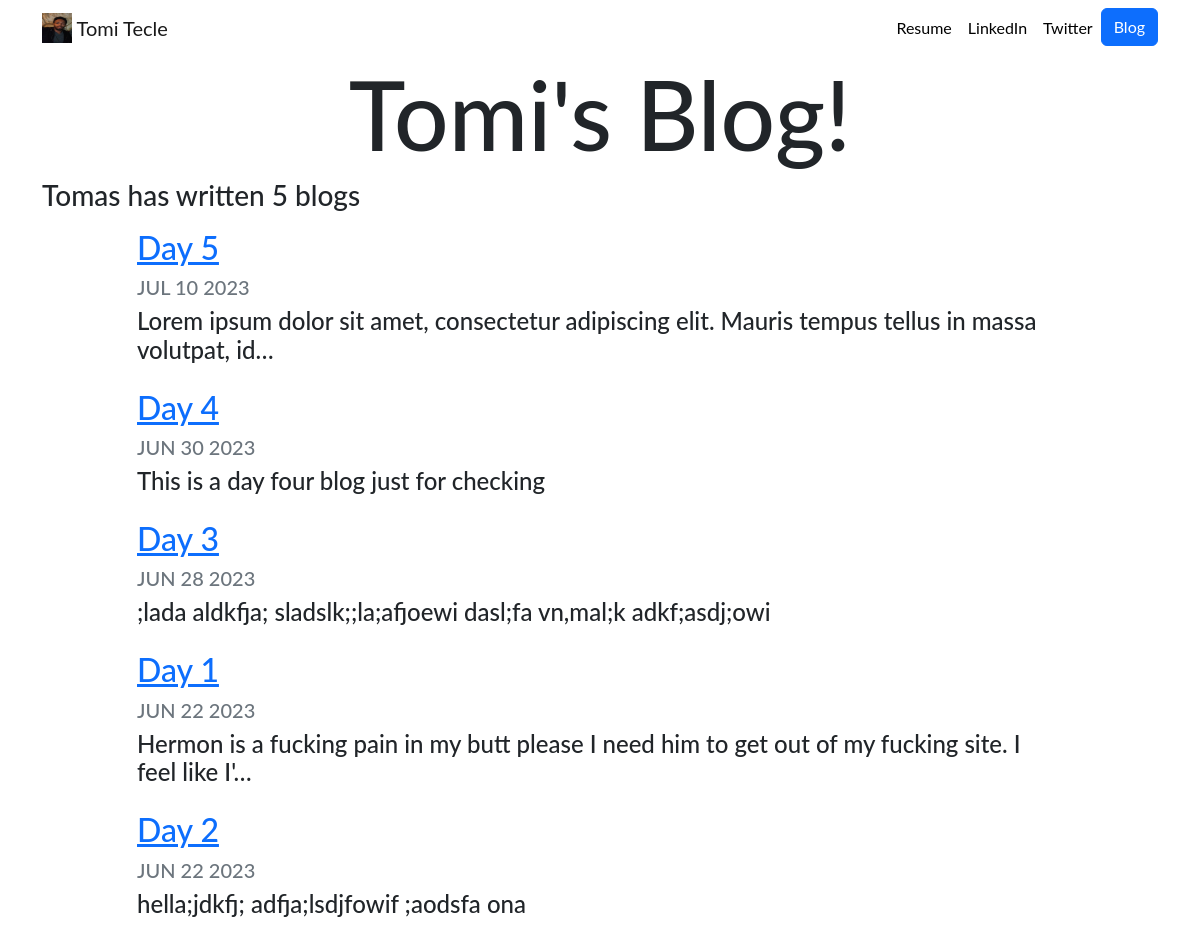
Screenshot of /blog/ with the database file from the repository.
### blog/models.py (models this page shows)
class Blog(models.Model):
    title = models.CharField(max_length=200)
    description = models.TextField()
    date = models.DateField()
    def __str__(self):
        return self.title

### blog/views.py (the view)
# urls.py: path('', views.all_blogs, name='all_blogs'),
def all_blogs(request):
    blogs = Blog.objects.order_by('-date')
    return render(request, 'blog/all_blogs.html', {'blogs':blogs})

### blog/templates/blog/all_blogs.html
{% extends 'portfolio/base.html' %}
{% load static %}
{% block content %}
<h1 id="blogtitle" class="font-weight-bold text-center">Tomi's Blog!</h1>
<h3>Tomas has written {{blogs.count}} blog{{ blogs.count|pluralize }}</h3>
{% for blog in blogs %}
<div class="row justify-content-center my-3">
    <div class="col-md-10">
        <a href="{% url 'blog:detail' blog.id %}">
            <h2>{{ blog }}</h2>
        </a>
        <h5 class="text-muted">{{ blog.date|date:'M d Y'|upper }}</h5>
        <h4>{{ blog.description|striptags|truncatechars:100 }}</h4>
    </div>
</div>
{% endfor %}
{% endblock %}

### portfolio/static/portfolio/custom.css (style rules this page uses)
body { font-family: 'Lato', sans-serif; }
#blogtitle { font-size: 6rem; }

### rows the page displays
Blog: title "Day 5", date "JUL 10 2023", description "Lorem ipsum dolor sit amet, consectetur adipiscing elit. Mauris tempus tellus in massa volutpat, id…"
Blog: title "Day 4", date "JUN 30 2023", description "This is a day four blog just for checking"
Blog: title "Day 3", date "JUN 28 2023", description ";lada aldkfja; sladslk;;la;afjoewi dasl;fa vn,mal;k adkf;asdj;owi"
Blog: title "Day 1", date "JUN 22 2023", description "Hermon is a fucking pain in my butt please I need him to get out of my fucking site. I feel like I'…"
Blog: title "Day 2", date "JUN 22 2023", description "hella;jdkfj; adfja;lsdjfowif ;aodsfa ona"

### other values shown
{{ blogs.count }} "5"
